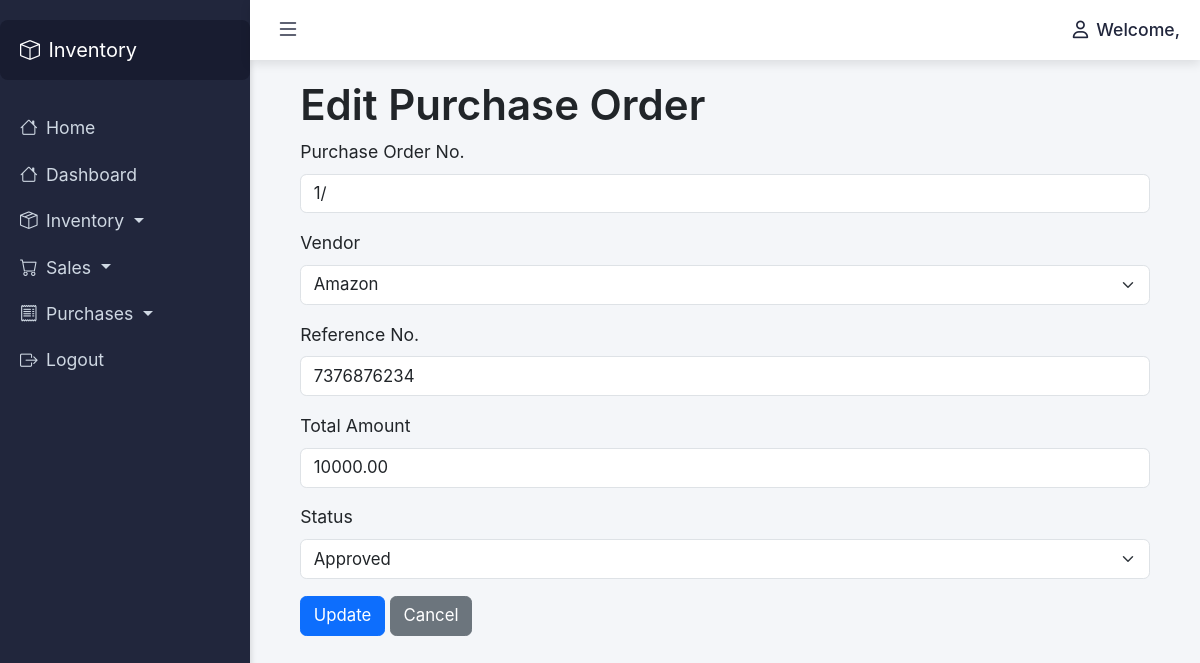
/purchase-orders/edit/4/, run on the app's committed database.
### dashboard/models.py (models this page shows, shortened)
class PurchaseOrder(models.Model):
    purchase_order_no = models.CharField(max_length=50, unique=True)
    vendor = models.ForeignKey(Vendor, on_delete=models.CASCADE)
    reference_no = models.CharField(max_length=50)
    amount = models.DecimalField(max_digits=10, decimal_places=2)
    status = models.CharField(max_length=20)

class Vendor(models.Model):
    salutation = models.CharField(max_length=10, null=True)
    first_name = models.CharField(max_length=50)
    last_name = models.CharField(max_length=50)
    company_name = models.CharField(max_length=100)
    vendor_display_name = models.CharField(max_length=100, null=True)
    vendor_email = models.EmailField(max_length=100, unique=True)
    work_phone = models.CharField(max_length=20)
    mobile = models.CharField(max_length=20, null=True)

### dashboard/views.py (the view, shortened to what this page needs)
# urls.py: path('purchase-orders/edit/<int:order_id>/', edit_purchase_order_view, name='edit_purchase_order'),  # Add this line
def edit_purchase_order_view(request, order_id):
    order = get_object_or_404(PurchaseOrder, id=order_id)
    vendors = Vendor.objects.all()  # Fetch all vendors for the dropdown
    return render(request, 'edit_purchase_order.html', {'order': order, 'vendors': vendors})

### dashboard/templates/edit_purchase_order.html (shortened to what this page needs)
{% extends 'base.html' %}
{% block content %}
<div class="container">
    <h1>Edit Purchase Order</h1>
    <form method="POST" action="{% url 'edit_purchase_order' order.id %}">
        <div class="mb-3">
            <label for="purchase_order_no" class="form-label">Purchase Order No.</label>
            <input type="text" class="form-control" id="purchase_order_no" name="purchase_order_no" value="{{ order.purchase_order_no }}" required>
        </div>
        <div class="mb-3">
            <label for="vendor_id" class="form-label">Vendor</label>
            <select class="form-select" id="vendor_id" name="vendor_id" required>
                {% for vendor in vendors %}
                    <option value="{{ vendor.id }}" {% if vendor.id == order.vendor.id %}selected{% endif %}>{{ vendor.company_name }}</option>
                {% endfor %}
            </select>
        </div>
        <div class="mb-3">
            <label for="reference_no" class="form-label">Reference No.</label>
            <input type="text" class="form-control" id="reference_no" name="reference_no" value="{{ order.reference_no }}" required>
        </div>
        <div class="mb-3">
            <label for="amount" class="form-label">Total Amount</label>
            <input type="number" class="form-control" id="amount" name="amount" value="{{ order.amount }}" required>
        </div>
        <div class="mb-3">
            <label for="status" class="form-label">Status</label>
            <select class="form-select" id="status" name="status" required>
                <option value="Approved" {% if order.status == "Approved" %}selected{% endif %}>Approved</option>
            </select>
        </div>
        <button type="submit" class="btn btn-primary">Update</button>
        <a href="{% url 'purchase_orders' %}" class="btn btn-secondary">Cancel</a>
    </form>
</div>
{% endblock %}

### dashboard/templates/base.html (style rules this page uses)
body, html { height: 100%; margin: 0; font-family: Arial, sans-serif; background-color: #f4f6f9; font-size: 1.05rem; }
body { font-family: 'Inter', sans-serif; }
h1, h2, h3, h4, h5, h6 { font-weight: 600; }
:root { --bs-primary: #1a2b6d; }
:root { --bs-primary: #1a2b6d; --bs-accent: #4e73df; --bs-light: #f8f9fc; --bs-dark: #343a40; }
body { font-family: 'Inter', sans-serif; background-color: #f0f2f5; }

### data on the page
PurchaseOrder: purchase_order_no "1/", vendor_id "Amazon", reference_no "7376876234", amount "10000.00", status "Approved"
